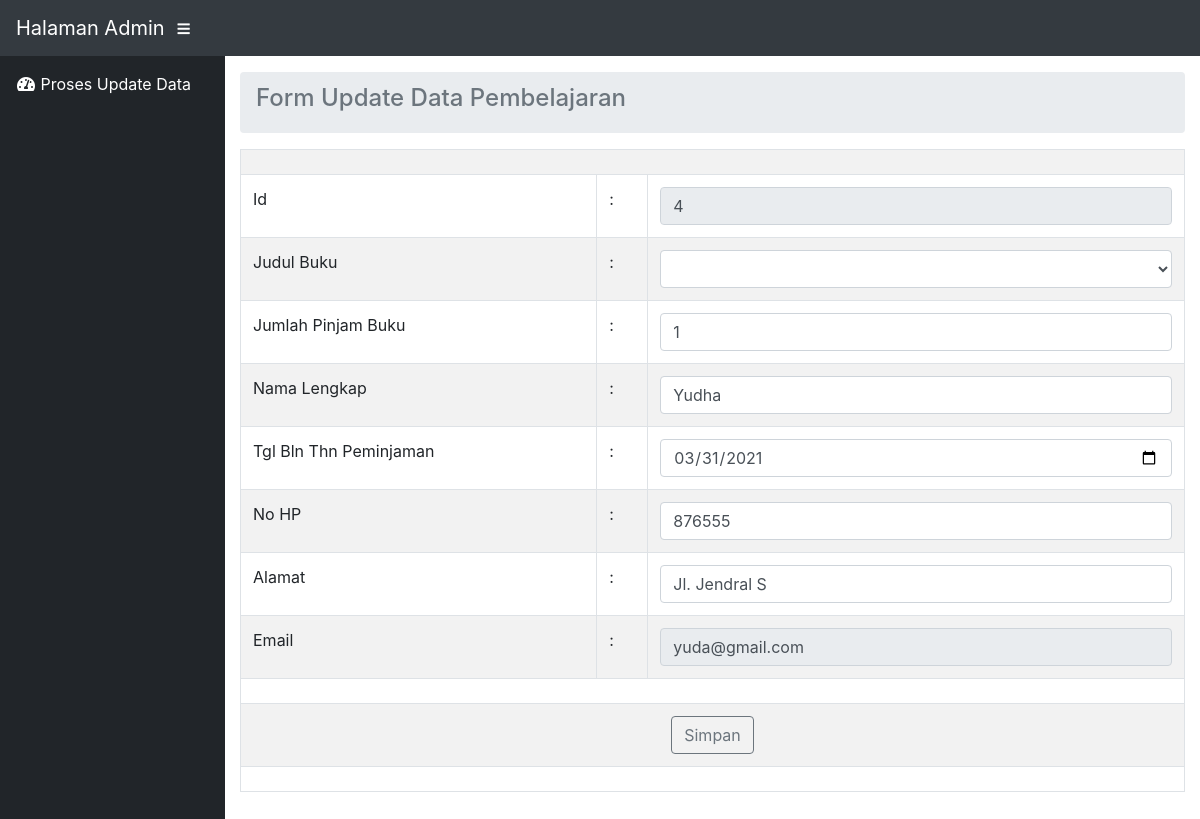
The page /adminn/resep/formupdateresep.php?id=4 on the database its author committed.
### tables this page shows
CREATE TABLE `tb_resep` (
  `id` int(11) NOT NULL,
  `judul_buku` varchar(30) NOT NULL,
  `jumlah_pinjam_buku` int(15) NOT NULL,
  `nama_lengkap` varchar(30) NOT NULL,
  `tgl_bln_thn_peminjaman` date NOT NULL,
  `no_hp` int(15) NOT NULL,
  `alamat` varchar(40) NOT NULL,
  `email` varchar(40) NOT NULL,
  `kodelogin` int(11) NOT NULL
);

### adminn/resep/formupdateresep.php (the view, shortened to what this page needs)
<?php
include "../koneksi.php";
$id              = $_GET['id'];
$data=mysqli_query($koneksi, "SELECT * FROM tb_resep WHERE id='$id'");
$hasil=mysqli_fetch_array($data);
$judulbuku          = $hasil['1'];
$jumlahpinjambuku   = $hasil['2'];
$namalengkap        = $hasil['3'];
$tglblnthnpeminjaman = $hasil['4'];
$nohp               = $hasil['5'];
$alamat             = $hasil['6'];
$email              = $hasil['7'];
?>
<!DOCTYPE html>
<html lang="en">
<head>
  <link href="../vendor/fontawesome-free/css/all.min.css" rel="stylesheet" type="text/css">
  <link href="../vendor/datatables/dataTables.bootstrap4.css" rel="stylesheet">
  <link href="../css/sb-admin.css" rel="stylesheet">
</head>
<body id="page-top">
  <nav class="navbar navbar-expand navbar-dark bg-dark static-top">
    <a class="navbar-brand mr-1" href="#">Halaman Admin</a>
    <button class="btn btn-link btn-sm text-white order-1 order-sm-0" id="sidebarToggle" href="#">
      <i class="fas fa-bars"></i>
    </button>
  </nav>
  <div id="wrapper">
    <ul class="sidebar navbar-nav">
      <li class="nav-item active ">
        <a class="nav-link" href="viewawal.php">
          <i class="fas fa-fw fa-tachometer-alt"></i>
          <span>Proses Update Data </span>
        </a>
    </ul>
    <div id="content-wrapper">
      <div class="container-fluid">
        <ol class="breadcrumb">
          <li class="breadcrumb-item active"><h4>Form Update Data Pembelajaran</h4></li>
        </ol>
    </div>
    <section>
            <div class="container-fluid">
            <table border="1" align="center">
                <class form-control>
                <table border="0" table class="table table-hover table table-bordered table table table-striped">
            <form method="post" action="updatedataresep.php">
                <tr>
                   <td align="center" colspan="12"></td>
                </tr>
                <tr>
                     <td>Id</td>
                    <td>:</td>
                    <td><input type="number" name="id" class="form-control" value="<?php echo"$id";?>" readonly/></td>
                </tr>
                <tr>
                    <td>Judul Buku</td>
                    <td>:</td>
                    <td><select name="judulbuku" class="form-control" value="<?php echo"$judulbuku";?>">
                        <option value=""></option>
                        <option value="Makanan Padang">Buku Resep Masakan Padang</option>
                    </select></td>
                </tr>
                <tr>
                    <td>Jumlah Pinjam Buku</td>
                    <td>:</td>
                    <td><input type="number" name="jumlah" class="form-control" value="<?php echo"$jumlahpinjambuku";?>"/></td>
                </tr>
                <tr>
                    <td>Nama Lengkap</td>
                    <td>:</td>
                    <td><input type="text" name="nama" class="form-control" value="<?php echo"$namalengkap";?>"/></td>
                </tr>
                <tr>
                    <td>Tgl Bln Thn Peminjaman</td>
                    <td>:</td>
                    <td><input type="date" name="tgl" class="form-control" value="<?php echo"$tglblnthnpeminjaman";?>"/></td>
                </tr>
                 <tr>
                    <td>No HP</td>
                    <td>:</td>
                    <td><input type="number" name="nohp" class="form-control" value="<?php echo"$nohp";?>"/></td>
                </tr>
                <tr>
                    <td>Alamat</td>
                    <td>:</td>
                    <td><input type="text" name="alamat" class="form-control" value="<?php echo"$alamat";?>"/></td>
                </tr>
                <tr>
                    <td>Email</td>
                    <td>:</td>
                    <td><input type="Email" name="email" class="form-control" value="<?php echo"$email";?>" readonly/></td>
                </tr>
                   <tr>
                   <td align="center" colspan="12"></td>
                </tr>
                <tr>
                    <td colspan="20" align="center">
                        <input type="submit" class="btn btn-outline-secondary" value="Simpan"/>
                    </td>
                </tr>
                   <tr>
                   <td align="center" colspan="12"></td>
                </tr>
                </form>
            </table>
            </class>
        </table>
        </div>
    </section>
    </div>
  </div>
</body>
</html>

### rows shown on the page
tb_resep: jumlah "1", nama "Yudha", tgl "03/31/2021", nohp "876555", alamat "Jl. Jendral S", email "yuda@gmail.com"
